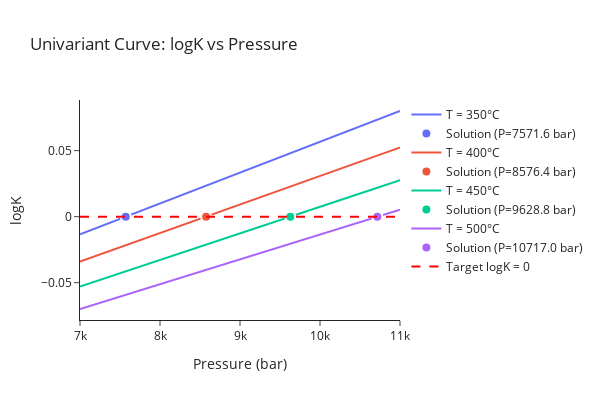

This figure's notebook cell:
### Markdown cell above
We were able to calculate pressures for 400, 450, and 500 °C for logK=0. These pressures appear in the "P" column in the table above. Note these pressures correspond to the intersection of the three black curves and the red horizontal line at logK=0 in the plot above.

However, the code was unable to find a pressure corresponding to 350 °C in the pressure range we provided. This is represented by the uppermost black curve that does not cross the red line at logK=0. We can try adjusting the minimum pressure in our range to capture an intersection:

### Code cell
unicurve(solve="P", # solving for pressure
         logK=0, # desired logK
         species=["calcite", "aragonite"], # chemical species
         state=["cr", "cr"], # aq, gas, liq, cr
         coeff=[-1, 1], # reaction stoichiometry (negative for reactants, positive for products)
         temperatures=[350, 400, 450, 500], # the temperatures used to calculate pressures
         minP=7000, maxP=11000, # the minimum and maximum in a range of pressures to search
         plot_it=True, # visualize results
         messages=True, # print messages
         )

### Figure 1 — Plotly figure (JSON) as saved in the notebook; plotly's stock layout.template omitted (floating-point values rounded to 4 significant figures; data arrays with more than 128 entries replaced by an {"elided": "..."} marker saying what was removed)
{"data": [{"hovertemplate": "T=%{text}°C<br>P=%{x:.2f} bar<br>logK=%{y:.6f}<extra></extra>", "line": {"color": "#636EFA", "width": 2}, "mode": "lines", "name": "T = 350°C", "text": {"elided": "200 str values"}, "type": "scatter", "x": {"elided": "200 float values"}, "y": {"elided": "200 float values"}}, {"hovertemplate": "Solution<br>T=350°C<br>P=%{x:.2f} bar<br>logK=0.000000<extra></extra>", "marker": {"color": "#636EFA", "line": {"color": "white", "width": 2}, "size": 10, "symbol": "circle"}, "mode": "markers", "name": "Solution (P=7571.6 bar)", "type": "scatter", "x": [7572.0], "y": [0]}, {"hovertemplate": "T=%{text}°C<br>P=%{x:.2f} bar<br>logK=%{y:.6f}<extra></extra>", "line": {"color": "#EF553B", "width": 2}, "mode": "lines", "name": "T = 400°C", "text": {"elided": "200 str values"}, "type": "scatter", "x": {"elided": "200 float values"}, "y": {"elided": "200 float values"}}, {"hovertemplate": "Solution<br>T=400°C<br>P=%{x:.2f} bar<br>logK=0.000000<extra></extra>", "marker": {"color": "#EF553B", "line": {"color": "white", "width": 2}, "size": 10, "symbol": "circle"}, "mode": "markers", "name": "Solution (P=8576.4 bar)", "type": "scatter", "x": [8576.0], "y": [0]}, {"hovertemplate": "T=%{text}°C<br>P=%{x:.2f} bar<br>logK=%{y:.6f}<extra></extra>", "line": {"color": "#00CC96", "width": 2}, "mode": "lines", "name": "T = 450°C", "text": {"elided": "200 str values"}, "type": "scatter", "x": {"elided": "200 float values"}, "y": {"elided": "200 float values"}}, {"hovertemplate": "Solution<br>T=450°C<br>P=%{x:.2f} bar<br>logK=0.000000<extra></extra>", "marker": {"color": "#00CC96", "line": {"color": "white", "width": 2}, "size": 10, "symbol": "circle"}, "mode": "markers", "name": "Solution (P=9628.8 bar)", "type": "scatter", "x": [9629.0], "y": [0]}, {"hovertemplate": "T=%{text}°C<br>P=%{x:.2f} bar<br>logK=%{y:.6f}<extra></extra>", "line": {"color": "#AB63FA", "width": 2}, "mode": "lines", "name": "T = 500°C", "text": {"elided": "200 str values"}, "type": "scatter", "x": {"elided": "200 float values"}, "y": {"elided": "200 float values"}}, {"hovertemplate": "Solution<br>T=500°C<br>P=%{x:.2f} bar<br>logK=0.000000<extra></extra>", "marker": {"color": "#AB63FA", "line": {"color": "white", "width": 2}, "size": 10, "symbol": "circle"}, "mode": "markers", "name": "Solution (P=10717.0 bar)", "type": "scatter", "x": [10720.0], "y": [0]}, {"hovertemplate": "Target logK=0.000000<extra></extra>", "line": {"color": "red", "dash": "dash", "width": 2}, "mode": "lines", "name": "Target logK = 0", "type": "scatter", "x": [7000, 11000], "y": [0, 0]}], "layout": {"height": 400, "hoverlabel": {"bgcolor": "white"}, "showlegend": true, "title": {"text": "Univariant Curve: logK vs Pressure"}, "width": 600, "xaxis": {"autorange": true, "range": [7000, 11000.0], "title": {"text": "Pressure (bar)"}, "type": "linear"}, "yaxis": {"autorange": true, "range": [-0.07824, 0.08834], "title": {"text": "logK"}, "type": "linear"}}}
